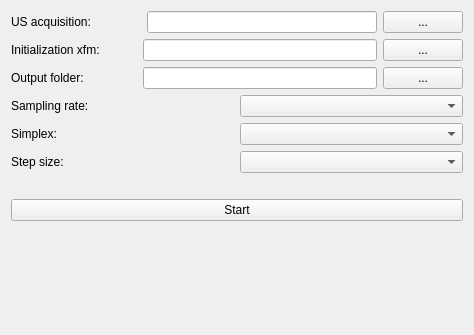
<?xml version="1.0" encoding="UTF-8"?>
<ui version="4.0">
 <class>LegoUSCaliWidget</class>
 <widget class="QWidget" name="LegoUSCaliWidget">
  <property name="geometry">
   <rect>
    <x>0</x>
    <y>0</y>
    <width>474</width>
    <height>335</height>
   </rect>
  </property>
  <property name="minimumSize">
   <size>
    <width>28</width>
    <height>0</height>
   </size>
  </property>
  <property name="windowTitle">
   <string>Form</string>
  </property>
  <layout class="QVBoxLayout" name="verticalLayout">
   <item>
    <layout class="QHBoxLayout" name="horizontalLayout_2">
     <item>
      <widget class="QLabel" name="USAcqObjectLabel">
       <property name="maximumSize">
        <size>
         <width>170</width>
         <height>16777215</height>
        </size>
       </property>
       <property name="text">
        <string>US acquisition:               </string>
       </property>
      </widget>
     </item>
     <item>
      <widget class="QLineEdit" name="fileLineEdit"/>
     </item>
     <item>
      <widget class="QPushButton" name="acqPushButton">
       <property name="text">
        <string>...</string>
       </property>
      </widget>
     </item>
    </layout>
   </item>
   <item>
    <layout class="QHBoxLayout" name="horizontalLayout_6">
     <item>
      <widget class="QLabel" name="initialization">
       <property name="text">
        <string>Initialization xfm:           </string>
       </property>
      </widget>
     </item>
     <item>
      <widget class="QLineEdit" name="initxfmLineEdit"/>
     </item>
     <item>
      <widget class="QPushButton" name="initxfmPushButton">
       <property name="text">
        <string>...</string>
       </property>
      </widget>
     </item>
    </layout>
   </item>
   <item>
    <layout class="QHBoxLayout" name="horizontalLayout_7">
     <item>
      <widget class="QLabel" name="outputlabel">
       <property name="text">
        <string>Output folder:                </string>
       </property>
      </widget>
     </item>
     <item>
      <widget class="QLineEdit" name="outputLineEdit"/>
     </item>
     <item>
      <widget class="QPushButton" name="outputPushButton">
       <property name="text">
        <string>...</string>
       </property>
      </widget>
     </item>
    </layout>
   </item>
   <item>
    <layout class="QHBoxLayout" name="horizontalLayout_3">
     <item>
      <widget class="QLabel" name="samplerate">
       <property name="text">
        <string>Sampling rate:                    </string>
       </property>
      </widget>
     </item>
     <item>
      <widget class="QComboBox" name="samplerateComboBox"/>
     </item>
    </layout>
   </item>
   <item>
    <layout class="QHBoxLayout" name="horizontalLayout_4">
     <item>
      <widget class="QLabel" name="param_1">
       <property name="text">
        <string>Simplex:</string>
       </property>
      </widget>
     </item>
     <item>
      <widget class="QComboBox" name="SimplexComboBox"/>
     </item>
    </layout>
   </item>
   <item>
    <layout class="QHBoxLayout" name="horizontalLayout_5">
     <item>
      <widget class="QLabel" name="param_2">
       <property name="text">
        <string>Step size:</string>
       </property>
      </widget>
     </item>
     <item>
      <widget class="QComboBox" name="StepComboBox"/>
     </item>
    </layout>
   </item>
   <item>
    <spacer name="verticalSpacer_2">
     <property name="orientation">
      <enum>Qt::Vertical</enum>
     </property>
     <property name="sizeType">
      <enum>QSizePolicy::Fixed</enum>
     </property>
     <property name="sizeHint" stdset="0">
      <size>
       <width>20</width>
       <height>20</height>
      </size>
     </property>
    </spacer>
   </item>
   <item>
    <layout class="QHBoxLayout" name="horizontalLayout">
     <item>
      <widget class="QPushButton" name="startButton">
       <property name="text">
        <string>Start</string>
       </property>
      </widget>
     </item>
    </layout>
   </item>
   <item>
    <spacer name="verticalSpacer">
     <property name="orientation">
      <enum>Qt::Vertical</enum>
     </property>
     <property name="sizeHint" stdset="0">
      <size>
       <width>20</width>
       <height>40</height>
      </size>
     </property>
    </spacer>
   </item>
  </layout>
 </widget>
 <resources/>
 <connections/>
</ui>
